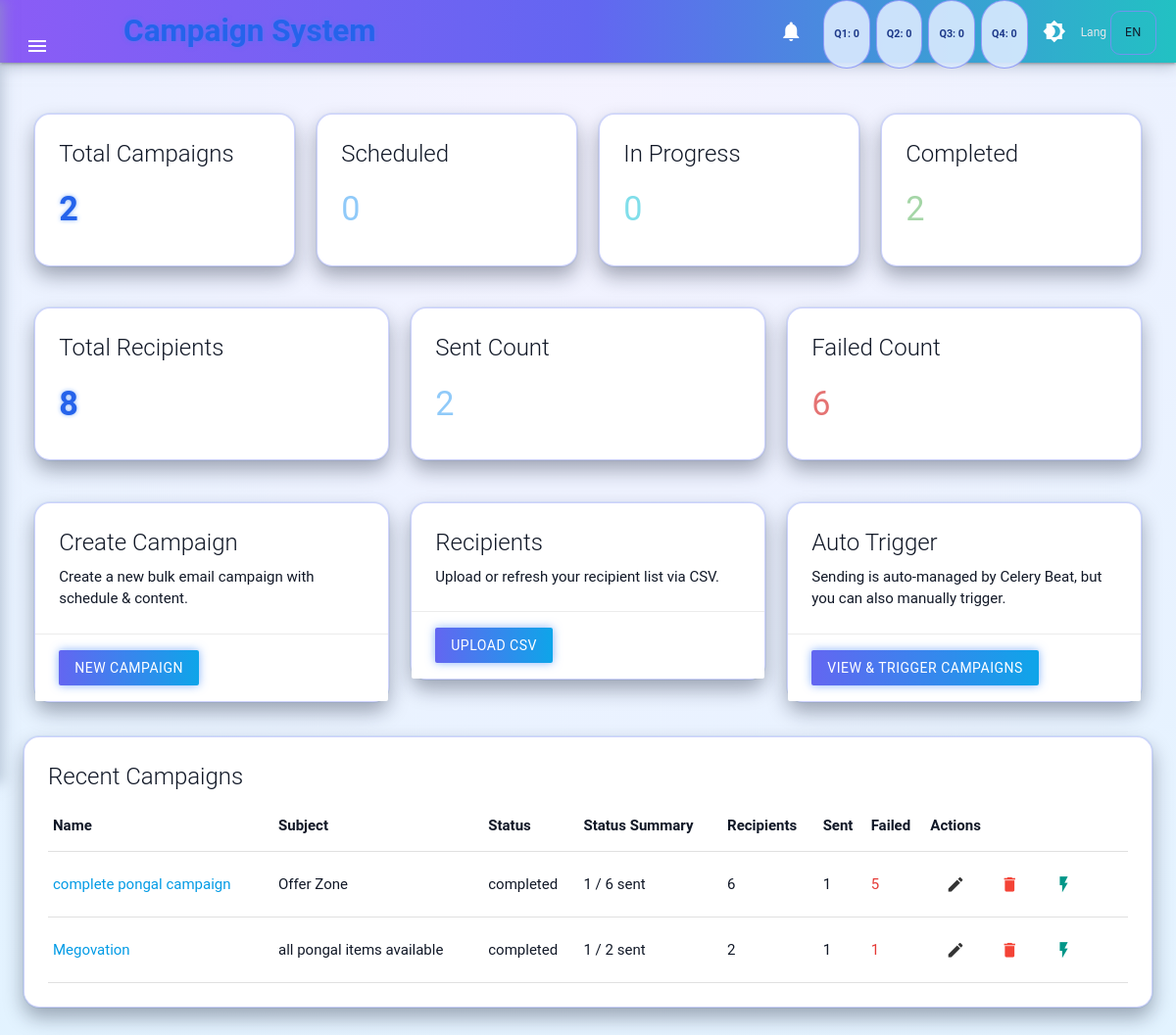
The page / on the database its author committed.
### campaigns/models.py (models this page shows, shortened)
class Campaign(models.Model):
    class Status(models.TextChoices):
        DRAFT = "draft", "Draft"
        SCHEDULED = "scheduled", "Scheduled"
        IN_PROGRESS = "in_progress", "In Progress"
        COMPLETED = "completed", "Completed"
        FAILED = "failed", "Failed"
    name = models.CharField(max_length=255)
    subject = models.CharField(max_length=255)
    content = models.TextField(help_text="Plain text or HTML")
    scheduled_time = models.DateTimeField()
    status = models.CharField(
        max_length=20,
        choices=Status.choices,
        default=Status.DRAFT,
    )
    groups = models.ManyToManyField(
        RecipientGroup,
        related_name="campaigns",
        blank=True,
        help_text="Select which recipient groups this campaign should be sent to.",
    )
    created_at = models.DateTimeField(auto_now_add=True)
    updated_at = models.DateTimeField(auto_now=True)
    admin_report_sent = models.BooleanField(default=False)

### campaigns/views.py (the view)
# urls.py: path("", views.dashboard, name="dashboard"),
def dashboard(request):
    stats = {}
    recent_campaigns = []
    try:
        stats["total"] = Campaign.objects.count()
        stats["scheduled"] = Campaign.objects.filter(status="scheduled").count()
        stats["in_progress"] = Campaign.objects.filter(status="in_progress").count()
        stats["completed"] = Campaign.objects.filter(status="completed").count()
        stats["total_recipients"] = CampaignRecipient.objects.count()
        stats["total_sent"] = CampaignRecipient.objects.filter(
            status=CampaignRecipient.Status.SENT
        ).count()
        stats["total_failed"] = CampaignRecipient.objects.filter(
            status=CampaignRecipient.Status.FAILED
        ).count()
        recent_campaigns = (
            Campaign.objects
            .annotate(
                total_recipients_=Count("campaign_recipients", distinct=True),
                sent_count_=Count(
                    "campaign_recipients",
                    filter=Q(campaign_recipients__status=CampaignRecipient.Status.SENT),
                    distinct=True,
                ),
                failed_count_=Count(
                    "campaign_recipients",
                    filter=Q(campaign_recipients__status=CampaignRecipient.Status.FAILED),
                    distinct=True,
                ),
            )
            .order_by("-created_at")[:5]
        )
    except Exception as exc:
        logger.error("Error loading dashboard stats: %s", exc, exc_info=True)
        messages.error(request, "Unable to load full dashboard stats at this time.")
    return render(
        request,
        "campaigns/dashboard.html",
        {
            "stats": stats,
            "recent_campaigns": recent_campaigns,
        },
    )

### campaigns/context_processors.py (called while the page is built)
def quarterly_planned_counts(request):
    now = timezone.now()
    year = now.year
    qs = Campaign.objects.filter(
        status=Campaign.Status.SCHEDULED,
        scheduled_time__year=year,
    )
    def count_between(start_month, end_month):
        return qs.filter(
            scheduled_time__month__gte=start_month,
            scheduled_time__month__lte=end_month,
        ).count()
    counts = {
        "q1": count_between(1, 3),
        "q2": count_between(4, 6),
        "q3": count_between(7, 9),
        "q4": count_between(10, 12),
    }
    return {"planned_quarter_counts": counts}

### campaigns/templates/campaigns/dashboard.html (shortened to what this page needs)
{% extends "campaigns/base.html" %}
{% load i18n %}
{% block content %}
<div class="row">
  <div class="col s12 m3">
    <div class="card neon-card">
      <div class="card-content">
        <span class="card-title">Total Campaigns</span>
        <h4 class="neon-blue">{{ stats.total|default:0 }}</h4>
      </div>
    </div>
  </div>
  <div class="col s12 m3">
    <div class="card neon-card">
      <div class="card-content">
        <span class="card-title">Scheduled</span>
        <h4 class="blue-text text-lighten-3">{{ stats.scheduled|default:0 }}</h4>
      </div>
    </div>
  </div>
  <div class="col s12 m3">
    <div class="card neon-card">
      <div class="card-content">
        <span class="card-title">In Progress</span>
        <h4 class="cyan-text text-lighten-3">{{ stats.in_progress|default:0 }}</h4>
      </div>
    </div>
  </div>
  <div class="col s12 m3">
    <div class="card neon-card">
      <div class="card-content">
        <span class="card-title">Completed</span>
        <h4 class="green-text text-lighten-3">{{ stats.completed|default:0 }}</h4>
      </div>
    </div>
  </div>
</div>
<div class="row">
  <div class="col s12 m4">
    <div class="card neon-card">
      <div class="card-content">
        <span class="card-title">Total Recipients</span>
        <h4 class="neon-blue">{{ stats.total_recipients|default:0 }}</h4>
      </div>
    </div>
  </div>
  <div class="col s12 m4">
    <div class="card neon-card">
      <div class="card-content">
        <span class="card-title">Sent Count</span>
        <h4 class="blue-text text-lighten-3">{{ stats.total_sent|default:0 }}</h4>
      </div>
    </div>
  </div>
  <div class="col s12 m4">
    <div class="card neon-card">
      <div class="card-content">
        <span class="card-title">Failed Count</span>
        <h4 class="red-text text-lighten-2">{{ stats.total_failed|default:0 }}</h4>
      </div>
    </div>
  </div>
</div>
<div class="row">
  <div class="col s12 m4">
    <div class="card neon-card">
      <div class="card-content">
        <span class="card-title">Create Campaign</span>
        <p>Create a new bulk email campaign with schedule & content.</p>
      </div>
      <div class="card-action">
        <a href="{% url 'campaigns:campaign_create' %}" class="btn btn-neon waves-effect">
          New Campaign
        </a>
      </div>
    </div>
  </div>
  <div class="col s12 m4">
    <div class="card neon-card">
      <div class="card-content">
        <span class="card-title">Recipients</span>
        <p>Upload or refresh your recipient list via CSV.</p>
      </div>
      <div class="card-action">
        <a href="{% url 'campaigns:recipient_upload' %}" class="btn btn-neon waves-effect">
          Upload CSV
        </a>
      </div>
    </div>
  </div>
  <div class="col s12 m4">
    <div class="card neon-card">
      <div class="card-content">
        <span class="card-title">Auto Trigger</span>
        <p>Sending is auto-managed by Celery Beat, but you can also manually trigger.</p>
      </div>
      <div class="card-action">
        <a href="{% url 'campaigns:campaign_list' %}" class="btn btn-neon waves-effect">
          View & Trigger Campaigns
        </a>
      </div>
    </div>
  </div>
</div>
<div class="card neon-card">
  <div class="card-content">
    <span class="card-title">Recent Campaigns</span>
    <table class="highlight responsive-table">
      <thead>
        <tr>
          <th>Name</th>
          <th>Subject</th>
          <th>Status</th>
          <th>Status Summary</th>
          <th>Recipients</th>
          <th>Sent</th>
          <th>Failed</th>
          <th>Actions</th>
        </tr>
      </thead>
      <tbody>
      {% for c in recent_campaigns %}
        <tr>
          <td>
            <a href="{% url 'campaigns:campaign_detail' c.id %}">
              {{ c.name }}
            </a>
          </td>
          <td>{{ c.subject }}</td>
          <td><span class="chip-status">{{ c.status }}</span></td>
          <td>
            {{ c.sent_count_|default:0 }} / {{ c.total_recipients_|default:0 }} sent
          </td>
          <td>{{ c.total_recipients_|default:0 }}</td>
          <td>{{ c.sent_count_|default:0 }}</td>
          <td class="red-text text-darken-1">{{ c.failed_count_|default:0 }}</td>
          <td>
            <a href="{% url 'campaigns:campaign_update' c.id %}" class="btn-flat waves-effect">
              <i class="material-icons tiny">edit</i>
            </a>
            <a href="{% url 'campaigns:campaign_delete' c.id %}" class="btn-flat waves-effect red-text">
              <i class="material-icons tiny">delete</i>
            </a>
            <a href="{% url 'campaigns:campaign_trigger_now' c.id %}" class="btn-flat waves-effect teal-text">
              <i class="material-icons tiny">flash_on</i>
            </a>
          </td>
        </tr>
      {% empty %}
        <tr><td colspan="8">No campaigns yet.</td></tr>
      {% endfor %}
      </tbody>
    </table>
  </div>
</div>
{% endblock %}

### campaigns/templates/campaigns/base.html (style rules this page uses)
:root { --bg-body: radial-gradient(circle at top, #f5f3ff 0, #eef2ff 40%, #e2f3ff 100%); --bg-card: #ffffff; --text-main: #111827; --nav-gradient: linear-gradient(90deg, #8b5cf6, #6366f1, #22c1c3); --sidenav-bg: #f9fafb; --badge-bg: rgba(219, 234, 254, 0.9); --badge-border: rgba(129, 140, 248, 0.8); --label-color: #4b5563; --input-border-focus: #4f46e5; }
body { background: var(--bg-body); color: var(--text-main); font-family: "Roboto", system-ui, -apple-system, BlinkMacSystemFont, sans-serif; }
.neon-blue { color: #2563eb; text-shadow: 0 0 4px rgba(59, 130, 246, 0.6); font-weight: 600; }
.card.neon-card { background: var(--bg-card); border-radius: 16px; border: 1px solid rgba(129, 140, 248, 0.4); box-shadow: 0 10px 20px rgba(15, 23, 42, 0.35), 0 0 0 1px rgba(59, 130, 246, 0.1); }
.card-title { font-size: 1.3rem; font-weight: 600; color: var(--text-main); }
.btn-neon { background: linear-gradient(90deg, #6366f1, #0ea5e9); box-shadow: 0 0 10px rgba(59, 130, 246, 0.6); }
::placeholder { color: #9ca3af !important; }

### rows shown on the page
Campaign: name "complete pongal campaign", subject "Offer Zone", status "completed", sent_count_ "1", total_recipients_ "6", failed_count_ "5"
Campaign: name "Megovation", subject "all pongal items available", status "completed", sent_count_ "1", total_recipients_ "2", failed_count_ "1"

### other values the page prints
{{ planned_quarter_counts.q1|default:0 }} "0"
{{ planned_quarter_counts.q2|default:0 }} "0"
{{ planned_quarter_counts.q3|default:0 }} "0"
{{ planned_quarter_counts.q4|default:0 }} "0"
{{ stats.total|default:0 }} "2"
{{ stats.scheduled|default:0 }} "0"
{{ stats.in_progress|default:0 }} "0"
{{ stats.completed|default:0 }} "2"
{{ stats.total_recipients|default:0 }} "8"
{{ stats.total_sent|default:0 }} "2"
{{ stats.total_failed|default:0 }} "6"
